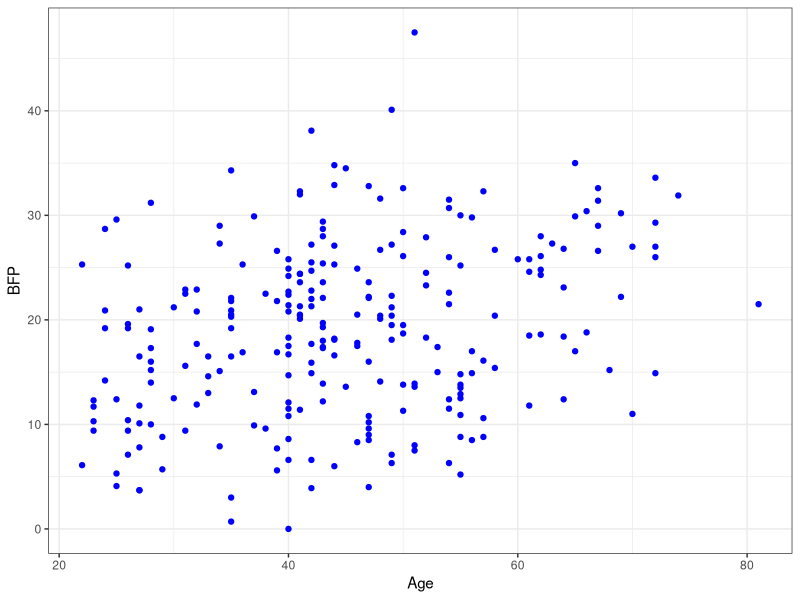
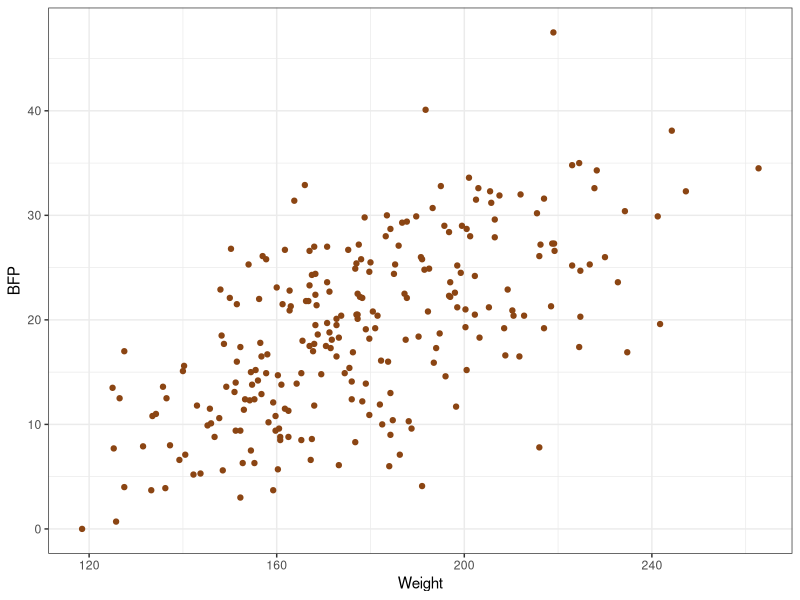
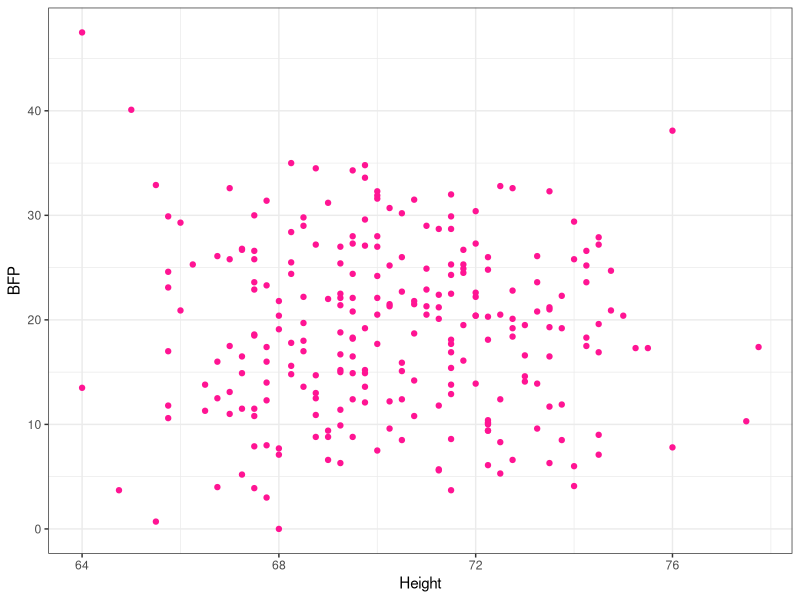
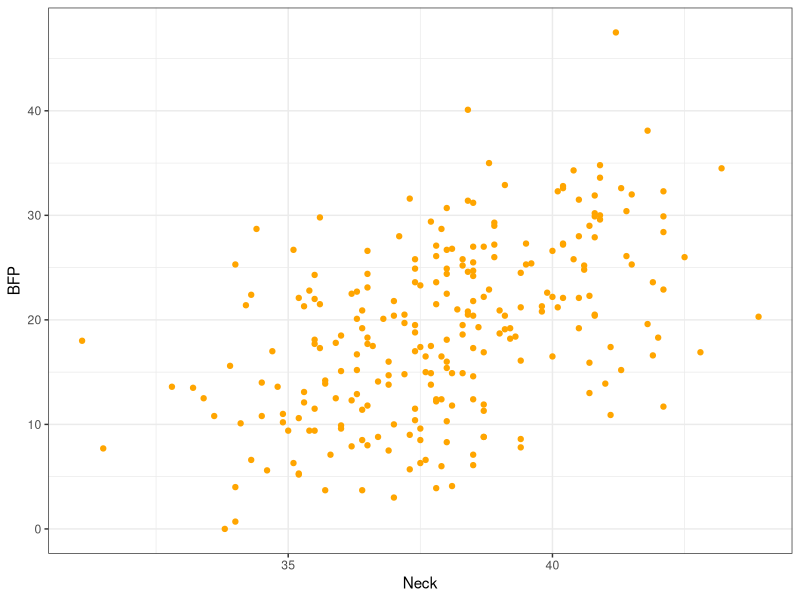
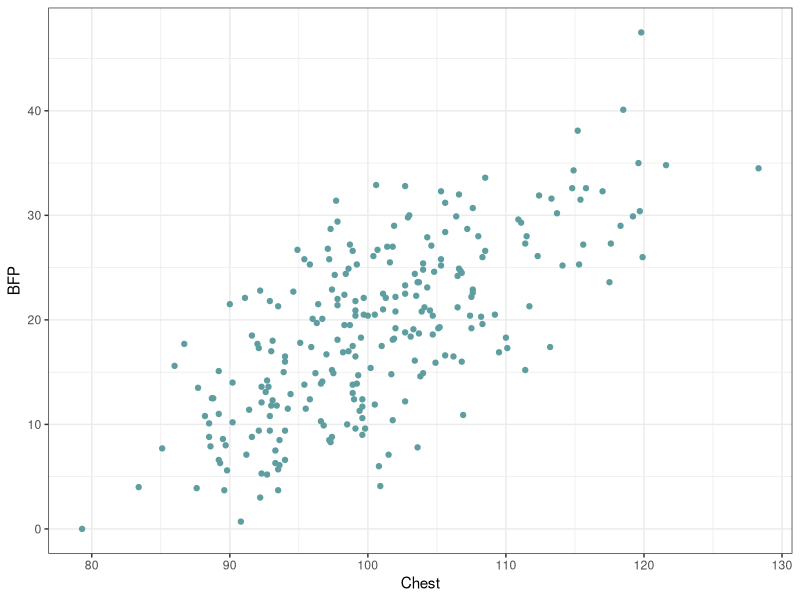
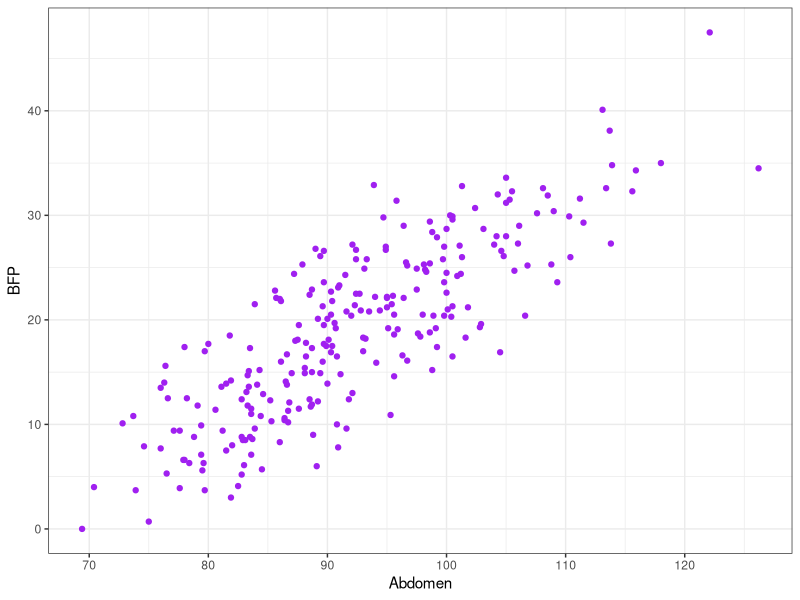
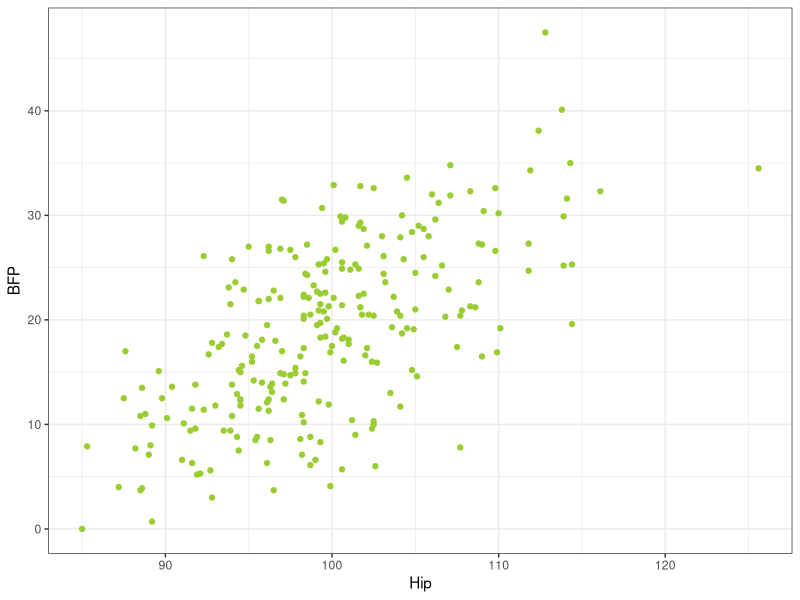
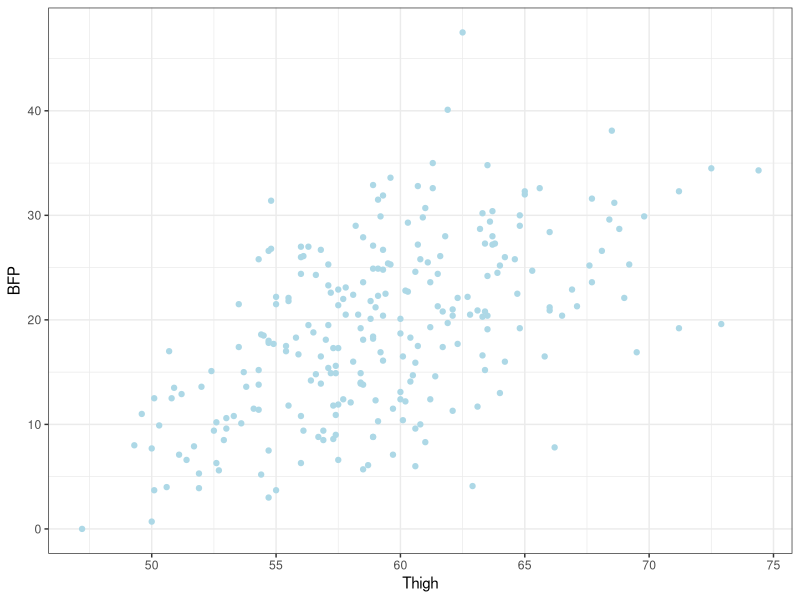

These figures' R source, in order:
## ---- chunk 1
knitr::opts_chunk$set(fig.align="center",
                      fig.height=6,
                      fig.width=12,
                      warning = FALSE,
                      message = FALSE,
                      comment = NA,
                      echo=FALSE)
## ---- chunk 2
library(tidyverse)# dplyr::tibble
library(knitr) #allows you to create Appendix with all_labels()
library(tidyverse)
library(dplyr)
library(psych) 
theme_set(theme_bw()) #sets default ggplot output style
## ---- chunk 3
#Load Data
dat<-read.csv("bodyfat_raw_data.csv")
## ---- chunk 4
#View summary statistics
summary(dat)
## ---- chunk 5

dat<-filter(dat, Height >29.5 & Weight < 300)

## ---- chunk 6
ggplot(dat, aes(x= Age,y=BFP))+geom_point(color = "blue")
ggplot(dat, aes(x= Weight,y=BFP))+geom_point(color = "chocolate4")
ggplot(dat, aes(x= Height,y=BFP))+geom_point(color = "deeppink")
ggplot(dat, aes(x= Neck,y=BFP))+geom_point(color = "orange")
ggplot(dat, aes(x= Chest,y=BFP))+geom_point(color = "cadetblue")
ggplot(dat, aes(x= Abdomen,y=BFP))+geom_point(color = "purple")
ggplot(dat, aes(x= Hip,y=BFP))+geom_point(color = "yellowgreen")
ggplot(dat, aes(x= Thigh,y=BFP))+geom_point(color = "lightblue")
ggplot(dat, aes(x= Knee,y=BFP))+geom_point(color = "darkgreen")
ggplot(dat, aes(x= Ankle,y=BFP))+geom_point(color = "brown1")
ggplot(dat, aes(x= Biceps,y=BFP))+geom_point(color = "skyblue")
ggplot(dat, aes(x= Forearm,y=BFP))+geom_point(color = "darksalmon")
ggplot(dat, aes(x= Wrist,y=BFP))+geom_point(color = "darkgrey")
## ---- chunk 7



Age<- lm(dat$BFP ~ dat$Age)
r_squared_Age <-summary(Age)$r.squared

Weight<- lm(dat$BFP ~ dat$Weight)
r_squared_Weight <-summary(Weight)$r.squared

Height<- lm(dat$BFP ~ dat$Height)
r_squared_Height <-summary(Height)$r.squared

Neck<- lm(dat$BFP ~ dat$Neck)
r_squared_Neck <-summary(Neck)$r.squared

Chest<- lm(dat$BFP ~ dat$Chest)
r_squared_Chest <-summary(Chest)$r.squared

Abdomen<- lm(dat$BFP ~ dat$Abdomen)
r_squared_Abdomen <-summary(Abdomen)$r.squared

Hip<- lm(dat$BFP ~ dat$Hip)
r_squared_Hip <-summary(Hip)$r.squared

Thigh<- lm(dat$BFP ~ dat$Thigh)
r_squared_Thigh <-summary(Thigh)$r.squared

Knee<- lm(dat$BFP ~ dat$Knee)
r_squared_Knee <-summary(Knee)$r.squared

Ankle<- lm(dat$BFP ~ dat$Ankle)
r_squared_Ankle <-summary(Ankle)$r.squared

Biceps<- lm(dat$BFP ~ dat$Biceps)
r_squared_Biceps <-summary(Biceps)$r.squared

Forearm<- lm(dat$BFP ~ dat$Forearm)
r_squared_Forearm <-summary(Forearm)$r.squared

Wrist<- lm(dat$BFP ~ dat$Wrist)
r_squared_Wrist <-summary(Wrist)$r.squared

## ---- chunk 8
R_square<-c(r_squared_Age, r_squared_Weight, r_squared_Height, r_squared_Neck, r_squared_Chest, r_squared_Abdomen, r_squared_Hip, r_squared_Thigh, r_squared_Knee, r_squared_Ankle, r_squared_Biceps, r_squared_Forearm, r_squared_Wrist)
Feature <-c("Age", "Weight", "Height", "Neck", "Chest", "Abdomen", "Hip", "Thigh", "Knee", "Ankle", "Biceps", "Forearm", "Wrist")
df<-data.frame(Feature, R_square)
df

## ---- chunk 9
# keep feature "Chest, Abdomen, Hip and Thigh" for anaylysis 
data<-dat[, c(7:10)]
fit<-fa(data, nfactors = 4, rotate = "varimax")
plot(fit$values, type = "b", main = "Suitable number of factor to choose")
abline(h =1, col = "red")
## ---- chunk 10
fa_result<-fa(data)
fa.diagram(fa_result, simple = TRUE)
factor_scores <-as.data.frame(fa_result$scores)
cor(factor_scores, data)
## ---- chunk 11
BFP<-dat$BFP
Abdomen_circumference<-dat$Abdomen

# Linear model
model<- lm(BFP ~ Abdomen_circumference)

# Coefficients and p-value
summary(model)$coefficients

# visualization
ggplot(dat, aes(x = Abdomen_circumference, y = BFP)) +
  geom_point() +
  geom_smooth(method = "lm", formula = y ~ x, se = FALSE, color = "red")+
  labs(title="BFP on Abdomen_circumference",x="Abdomen circumference (cm)",y="Body Fat Percentage (%) ")

## ---- chunk 12
plot(model,which = 1)
